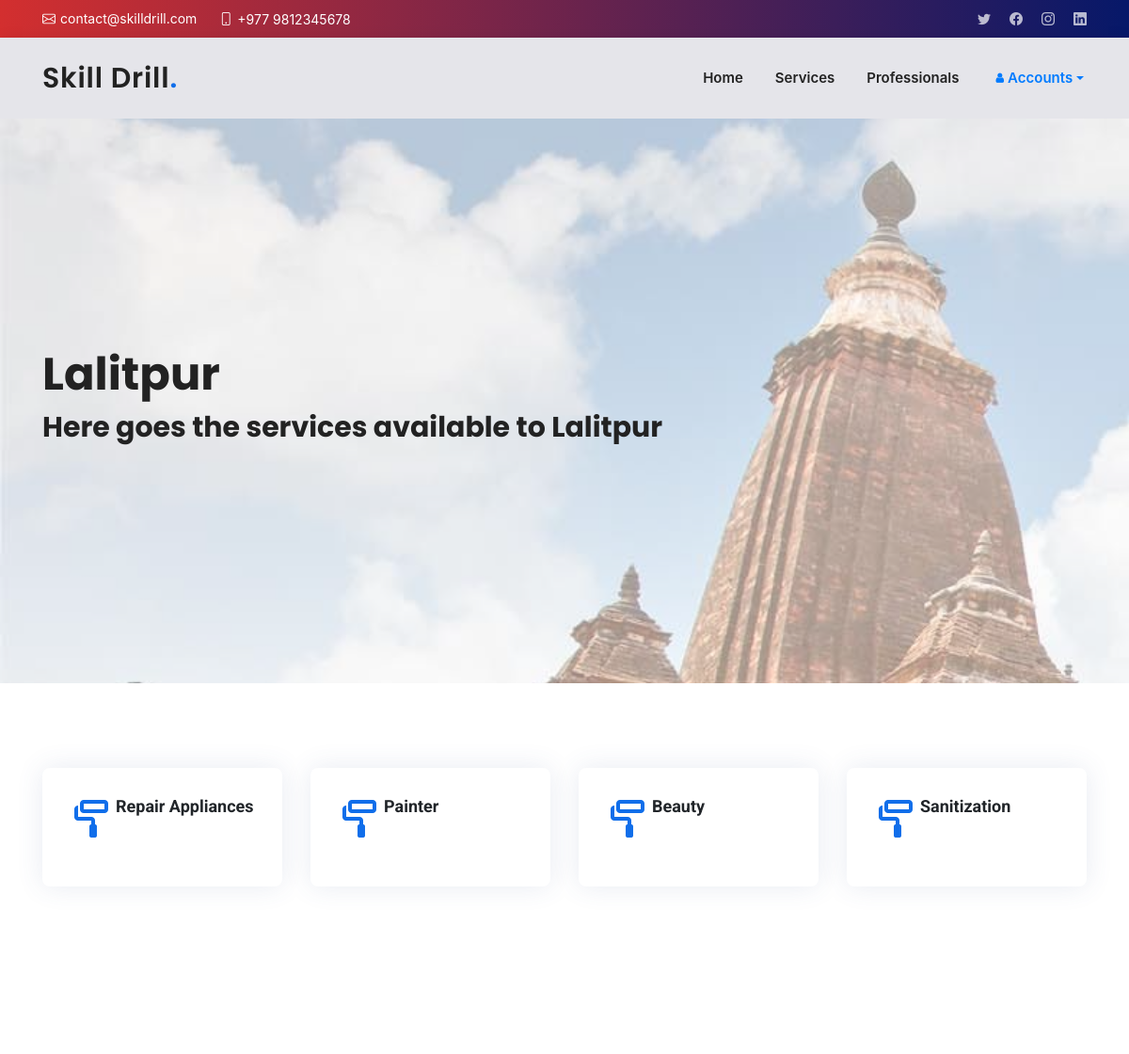
Before: /locations/Lalitpur (upper part) with the older database file.
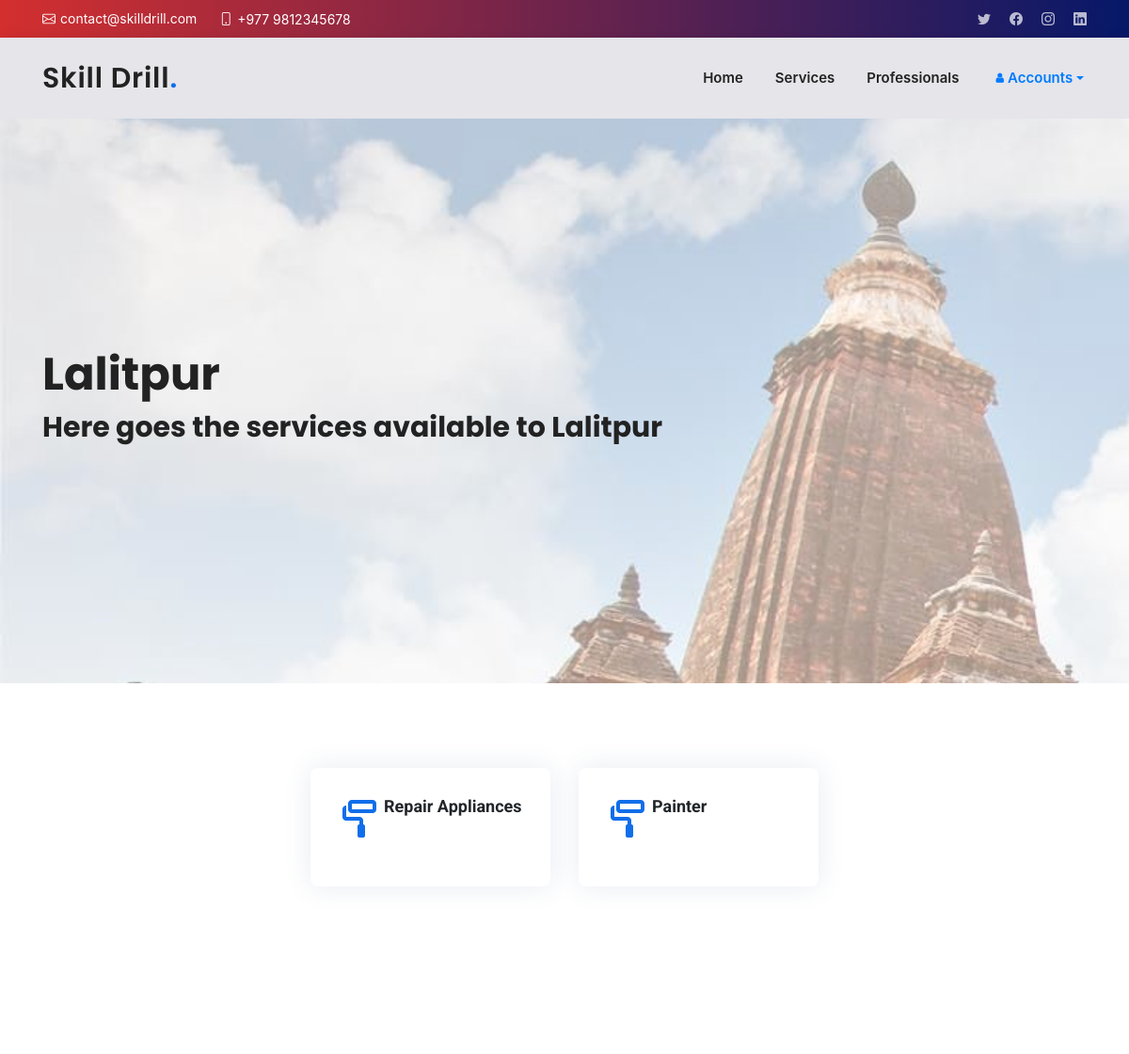
After: the same page with the newer database file.
### locations/models.py (models this page shows, shortened)
class Services(models.Model):
    category = models.ForeignKey(Category, null=True, on_delete=models.CASCADE, related_name="rel_cat")
    title = models.CharField(max_length=200)
    charge = models.IntegerField()
    time = models.IntegerField(null=True)
    description = models.CharField(max_length=2000, null=True)
    professional = models.CharField(max_length=100)  # Todo: Many to Many
    location = models.ManyToManyField(Location, related_name="services")

class Category(models.Model):
    category = models.CharField(max_length=200)
    manager = models.CharField(max_length=100)
    def __str__(self):
        return self.category

### locations/views.py (the view)
# urls.py: path('<str:location_name>', views.location, name="location"),
def location(request, location_name):  # service_id
    locations = Location.objects.get(location=location_name)
    category = Category.objects.all()
    return render(request, "locations/location.html", {
        "locations": locations, "services": locations.services.all(), "category": category
    })

### locations/templates/locations/location.html (shortened to what this page needs)
{% extends 'layout.html' %}
{% load static %}
{% block body %}
{% include 'servicesNavbar.html' %}
<section id="hero" class="d-flex align-items-center" style="background-image:url('{{ locations.cover.url }}')">
  <div class="container" data-aos="zoom-out" data-aos-delay="100">
    <h1>{{ locations.location }}</h1>
    <h4>Here goes the services available to {{ locations.location }}</h4>
  </div>
</section>
<section id="featured-services" class="featured-services">
  <div class="container rounded">
    <div class="row justify-content-center">
      {% for cats in services %}
        {% if cats.category %}
          <div class="col-md-6 col-lg-3 mb-5 mb-lg-0" type="button" data-toggle="modal" data-target=#modalCate>
            <div class="icon-box d-flex ">
              <div class="icon"><i class="bx bx-paint-roll"></i></div>
                <h4 class="title">{{ cats.category }}</h4>
            </div>
          </div>
        {% endif %}
      {% empty %}
      <h3>No Services Available in This Location Right Now.</h3>
      {% endfor %}
    </div>
  </div>
</section>
<section>
</section>
{% endblock %}

Changed rows visible on the page:
removed Services: category "Beauty"
removed Services: category "Sanitization"
